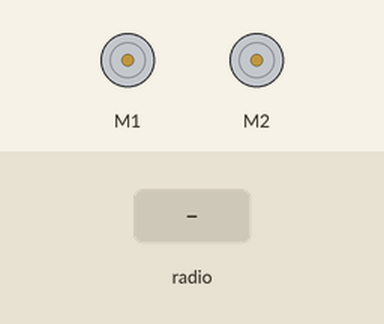
Simulated run of this program. Board: BBC micro:bit (MakeCode). Parts: 2 × DC motor (green arrow = forward, orange = backward, longer = faster). Inputs (shaded band) come from the test bench.

Above: at 1.2 s.
1.3 s: radio message "X=1" arrives
At 1.6 s:
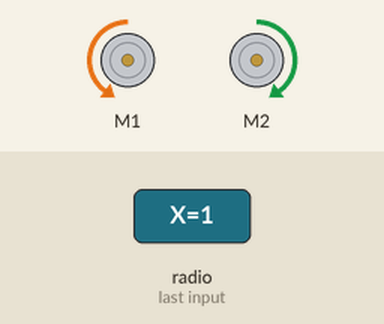
2.8 s: radio message "X=100" arrives
At 3.1 s:
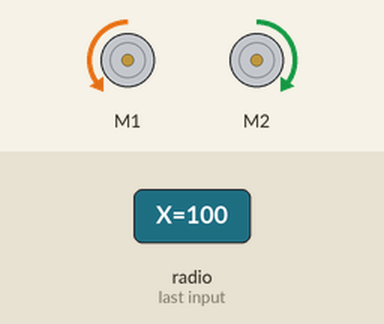
4.3 s: radio message "Y=1" arrives
At 5.1 s:
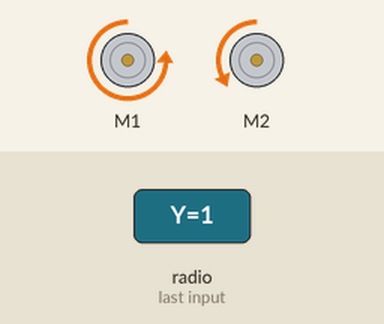
5.8 s: radio message "X=0" arrives
At 6.6 s:
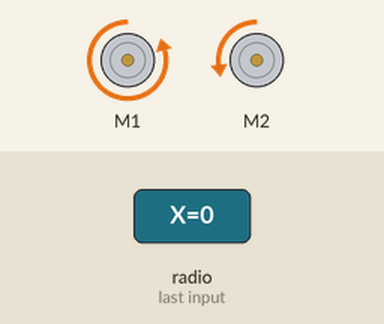
7.3 s: radio message "Y=100" arrives
At 8.5 s:
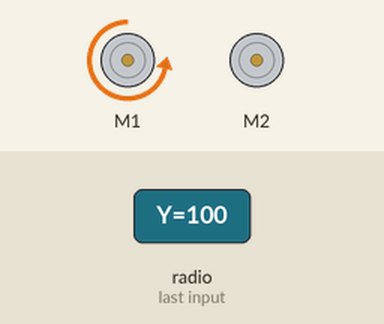
8.8 s: radio message "Y=0" arrives
At 10.1 s:
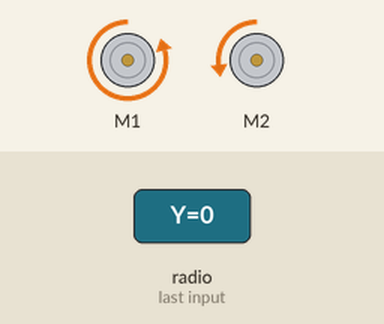
Timing chart, 0 to 11.3 s (numbered marks = the images above; inputs shaded):
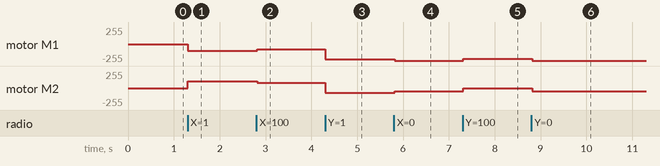

The program:

main.ts
```typescript
radio.onReceivedValue(function (name, value) {
    if (name == "X") {
        dif = Math.map(value, 0, 1000, -100, 100)
    } else if (name == "Y") {
        bias = Math.map(value, 0, 1000, -150, 150)
    }
})
let rws = 0
let lws = 0
let bias = 0
let dif = 0
radio.setGroup(1)
basic.forever(function () {
    lws = bias + dif
    rws = bias - dif
    if (lws < -20) {
        maqueen.motorRun(maqueen.Motors.M1, maqueen.Dir.CCW, lws * -1)
    } else if (lws > 20) {
        maqueen.motorRun(maqueen.Motors.M1, maqueen.Dir.CW, lws)
    } else {
        maqueen.motorStop(maqueen.Motors.M1)
    }
    if (rws < -20) {
        maqueen.motorRun(maqueen.Motors.M2, maqueen.Dir.CCW, rws * -1)
    } else if (rws > 20) {
        maqueen.motorRun(maqueen.Motors.M2, maqueen.Dir.CW, rws)
    } else {
        maqueen.motorStop(maqueen.Motors.M2)
    }
})
```

test.ts
```typescript
// 在這裡測試；當此封包作為擴充功能時，將不會編譯此內容。
```

Measured:
- after the input at 1.3 s, motor M1: stopped → backward 100/255 at once; motor M2: stopped → forward 100/255 at once
- after the input at 2.8 s, motor M1: backward 100/255 → backward 80/255 at once; motor M2: forward 100/255 → forward 80/255 at once
- after the input at 4.3 s, motor M1: backward 80/255 → backward 230/255 at once; motor M2: forward 80/255 → backward 70/255 at once
- after the input at 5.8 s, motor M1: backward 230/255 → backward 250/255 at once; motor M2: backward 70/255 → backward 50/255 at once
- after the input at 7.3 s, motor M1: backward 250/255 → backward 220/255 at once; motor M2: backward 50/255 → stopped at once
- after the input at 8.8 s, motor M1: backward 220/255 → backward 250/255 at once; motor M2: stopped → backward 50/255 at once
